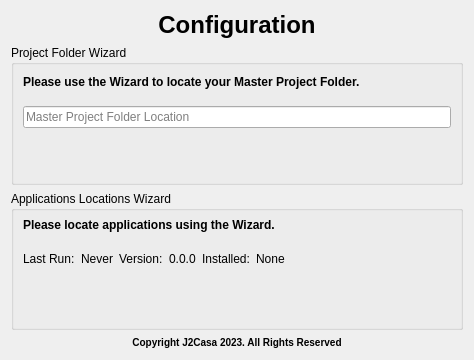
<?xml version="1.0" encoding="UTF-8"?>
<ui version="4.0">
 <class>Page02Config</class>
 <widget class="QWidget" name="Page02Config">
  <property name="geometry">
   <rect>
    <x>0</x>
    <y>0</y>
    <width>474</width>
    <height>360</height>
   </rect>
  </property>
  <property name="sizePolicy">
   <sizepolicy hsizetype="Preferred" vsizetype="Preferred">
    <horstretch>0</horstretch>
    <verstretch>1</verstretch>
   </sizepolicy>
  </property>
  <property name="windowTitle">
   <string notr="true">Page 02 Config</string>
  </property>
  <property name="toolTip">
   <string notr="true">Page 02 Tool Tip</string>
  </property>
  <property name="statusTip">
   <string notr="true">Page 02 Status Tip</string>
  </property>
  <property name="whatsThis">
   <string notr="true">Page 02 Whats This</string>
  </property>
  <layout class="QGridLayout" name="gridLayout">
   <item row="1" column="1">
    <layout class="QGridLayout" name="gridLayoutPage">
     <item row="0" column="0">
      <widget class="QLabel" name="labelTitle">
       <property name="text">
        <string notr="true">&lt;html&gt;&lt;head/&gt;&lt;body&gt;&lt;h1 style=&quot; margin-top:18px; margin-bottom:12px; margin-left:0px; margin-right:0px; -qt-block-indent:0; text-indent:0px;&quot;&gt;&lt;span style=&quot; font-size:xx-large; font-weight:700;&quot;&gt;Configuration&lt;/span&gt;&lt;/h1&gt;&lt;/body&gt;&lt;/html&gt;</string>
       </property>
       <property name="alignment">
        <set>Qt::AlignCenter</set>
       </property>
      </widget>
     </item>
     <item row="1" column="0">
      <widget class="QGroupBox" name="groupBoxProjectFolder">
       <property name="sizePolicy">
        <sizepolicy hsizetype="Preferred" vsizetype="Preferred">
         <horstretch>0</horstretch>
         <verstretch>5</verstretch>
        </sizepolicy>
       </property>
       <property name="title">
        <string notr="true">Project Folder Wizard</string>
       </property>
       <property name="flat">
        <bool>false</bool>
       </property>
       <layout class="QVBoxLayout" name="verticalLayout_4">
        <property name="topMargin">
         <number>0</number>
        </property>
        <property name="bottomMargin">
         <number>0</number>
        </property>
        <item>
         <layout class="QVBoxLayout" name="verticalLayoutlabelTextProjectFolder">
          <item>
           <widget class="QLabel" name="labelTextProjectFolder">
            <property name="text">
             <string notr="true">&lt;html&gt;&lt;head/&gt;&lt;body&gt;&lt;h4 style=&quot; margin-top:12px; margin-bottom:12px; margin-left:0px; margin-right:0px; -qt-block-indent:0; text-indent:0px;&quot;&gt;&lt;span style=&quot; font-size:medium; font-weight:700;&quot;&gt;Please use the Wizard to locate your Master Project Folder.&lt;/span&gt;&lt;/h4&gt;&lt;/body&gt;&lt;/html&gt;</string>
            </property>
            <property name="margin">
             <number>1</number>
            </property>
           </widget>
          </item>
         </layout>
        </item>
        <item>
         <layout class="QVBoxLayout" name="verticalLayoutlineEditDisplayProjectFolder">
          <item>
           <widget class="QLineEdit" name="lineEditDisplayProjectFolder">
            <property name="readOnly">
             <bool>true</bool>
            </property>
            <property name="placeholderText">
             <string notr="true">Master Project Folder Location</string>
            </property>
           </widget>
          </item>
         </layout>
        </item>
        <item>
         <layout class="QVBoxLayout" name="verticalLayoutButtonsProjectFolder">
          <item>
           <layout class="QHBoxLayout" name="horizontalLayoutButtonsProjectFolder" stretch="97,0">
            <item>
             <spacer name="horizontalSpacerProjectFolder">
              <property name="orientation">
               <enum>Qt::Horizontal</enum>
              </property>
              <property name="sizeHint" stdset="0">
               <size>
                <width>40</width>
                <height>20</height>
               </size>
              </property>
             </spacer>
            </item>
            <item>
             <widget class="QPushButton" name="pushButtonWizardProjectFolder">
              <property name="sizePolicy">
               <sizepolicy hsizetype="Fixed" vsizetype="Fixed">
                <horstretch>0</horstretch>
                <verstretch>0</verstretch>
               </sizepolicy>
              </property>
              <property name="minimumSize">
               <size>
                <width>48</width>
                <height>48</height>
               </size>
              </property>
              <property name="maximumSize">
               <size>
                <width>48</width>
                <height>48</height>
               </size>
              </property>
              <property name="toolTip">
               <string notr="true">Location Wizard</string>
              </property>
              <property name="statusTip">
               <string notr="true">Project Folder Location Wizard</string>
              </property>
              <property name="text">
               <string/>
              </property>
              <property name="icon">
               <iconset>
                <normaloff>:/buttons/glassRound/glassButtonWizard.png</normaloff>:/buttons/glassRound/glassButtonWizard.png</iconset>
              </property>
              <property name="iconSize">
               <size>
                <width>48</width>
                <height>48</height>
               </size>
              </property>
              <property name="shortcut">
               <string notr="true">Ctrl+Alt+1</string>
              </property>
              <property name="flat">
               <bool>true</bool>
              </property>
             </widget>
            </item>
           </layout>
          </item>
         </layout>
        </item>
       </layout>
      </widget>
     </item>
     <item row="2" column="0">
      <widget class="QGroupBox" name="groupBoxLocateApps">
       <property name="sizePolicy">
        <sizepolicy hsizetype="Preferred" vsizetype="Preferred">
         <horstretch>0</horstretch>
         <verstretch>5</verstretch>
        </sizepolicy>
       </property>
       <property name="title">
        <string notr="true">Applications Locations Wizard</string>
       </property>
       <layout class="QVBoxLayout" name="verticalLayout_2">
        <property name="topMargin">
         <number>0</number>
        </property>
        <property name="bottomMargin">
         <number>0</number>
        </property>
        <item>
         <layout class="QVBoxLayout" name="verticalLayoutApplicatiosWizardText">
          <item>
           <widget class="QLabel" name="labelTextApplicationsWizard">
            <property name="text">
             <string notr="true">&lt;html&gt;&lt;head/&gt;&lt;body&gt;&lt;h4 style=&quot; margin-top:12px; margin-bottom:12px; margin-left:0px; margin-right:0px; -qt-block-indent:0; text-indent:0px;&quot;&gt;&lt;span style=&quot; font-size:medium; font-weight:700;&quot;&gt;Please locate applications using the Wizard.&lt;/span&gt;&lt;/h4&gt;&lt;/body&gt;&lt;/html&gt;
</string>
            </property>
            <property name="wordWrap">
             <bool>true</bool>
            </property>
            <property name="margin">
             <number>1</number>
            </property>
           </widget>
          </item>
         </layout>
        </item>
        <item>
         <layout class="QVBoxLayout" name="verticalLayoutApplicatiosWizardDetails">
          <item>
           <layout class="QHBoxLayout" name="horizontalLayout" stretch="0,0,0,0,0,0,0">
            <item>
             <widget class="QLabel" name="labelTextLastRun">
              <property name="text">
               <string notr="true">Last Run:</string>
              </property>
             </widget>
            </item>
            <item>
             <widget class="QLabel" name="labelTextLastRunWhen">
              <property name="text">
               <string notr="true">Never</string>
              </property>
              <property name="alignment">
               <set>Qt::AlignLeading|Qt::AlignLeft|Qt::AlignVCenter</set>
              </property>
             </widget>
            </item>
            <item>
             <widget class="QLabel" name="labelTextVersion">
              <property name="text">
               <string notr="true">Version:</string>
              </property>
             </widget>
            </item>
            <item>
             <widget class="QLabel" name="labelTextVersionYAML">
              <property name="text">
               <string notr="true">0.0.0</string>
              </property>
             </widget>
            </item>
            <item>
             <widget class="QLabel" name="labelTextInstalled">
              <property name="text">
               <string notr="true">Installed:</string>
              </property>
             </widget>
            </item>
            <item>
             <widget class="QLabel" name="labelTextInstallledQuantity">
              <property name="text">
               <string notr="true">None</string>
              </property>
             </widget>
            </item>
            <item>
             <spacer name="horizontalSpacerConfigureWizard">
              <property name="orientation">
               <enum>Qt::Horizontal</enum>
              </property>
              <property name="sizeHint" stdset="0">
               <size>
                <width>40</width>
                <height>20</height>
               </size>
              </property>
             </spacer>
            </item>
           </layout>
          </item>
         </layout>
        </item>
        <item>
         <layout class="QVBoxLayout" name="verticalLayoutButtonsApplications">
          <item>
           <layout class="QHBoxLayout" name="horizontalLayoutButtonsApplications">
            <item>
             <spacer name="horizontalSpacerApplications">
              <property name="orientation">
               <enum>Qt::Horizontal</enum>
              </property>
              <property name="sizeHint" stdset="0">
               <size>
                <width>40</width>
                <height>20</height>
               </size>
              </property>
             </spacer>
            </item>
            <item>
             <widget class="QPushButton" name="pushButtonWizardApplications">
              <property name="minimumSize">
               <size>
                <width>48</width>
                <height>48</height>
               </size>
              </property>
              <property name="maximumSize">
               <size>
                <width>48</width>
                <height>48</height>
               </size>
              </property>
              <property name="text">
               <string/>
              </property>
              <property name="icon">
               <iconset>
                <normaloff>:/buttons/glassRound/glassButtonWizard.png</normaloff>:/buttons/glassRound/glassButtonWizard.png</iconset>
              </property>
              <property name="iconSize">
               <size>
                <width>48</width>
                <height>48</height>
               </size>
              </property>
              <property name="flat">
               <bool>true</bool>
              </property>
             </widget>
            </item>
           </layout>
          </item>
         </layout>
        </item>
       </layout>
      </widget>
     </item>
     <item row="3" column="0">
      <widget class="QLabel" name="labelCopyright">
       <property name="text">
        <string notr="true">&lt;html&gt;&lt;head/&gt;&lt;body&gt;&lt;p align=&quot;center&quot;&gt;&lt;span style=&quot; font-size:small; font-weight:700;&quot;&gt;Copyright J2Casa 2023. All Rights Reserved&lt;/span&gt;&lt;/p&gt;&lt;/body&gt;&lt;/html&gt;</string>
       </property>
      </widget>
     </item>
    </layout>
   </item>
  </layout>
 </widget>
 <resources>
  <include location="resources/buttonsGlassRound.qrc"/>
  <include location="resources/png.qrc"/>
  <include location="resources/readfiles.qrc"/>
  <include location="resources/splash.qrc"/>
 </resources>
 <connections/>
</ui>
